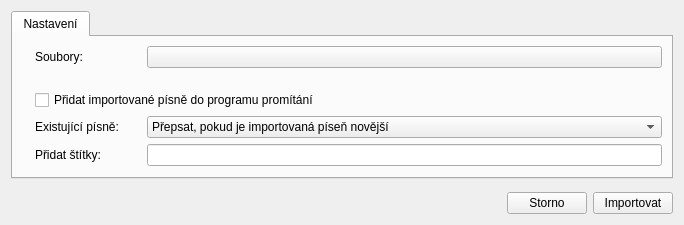
<?xml version="1.0" encoding="UTF-8"?>
<ui version="4.0">
 <class>OpenSongImportDialog</class>
 <widget class="QDialog" name="OpenSongImportDialog">
  <property name="windowModality">
   <enum>Qt::ApplicationModal</enum>
  </property>
  <property name="geometry">
   <rect>
    <x>0</x>
    <y>0</y>
    <width>684</width>
    <height>225</height>
   </rect>
  </property>
  <property name="windowTitle">
   <string>OpenSong import</string>
  </property>
  <property name="windowIcon">
   <iconset resource="../../res/resources.qrc">
    <normaloff>:/icons/16/OpenSong_16px.png</normaloff>:/icons/16/OpenSong_16px.png</iconset>
  </property>
  <layout class="QVBoxLayout" name="verticalLayout">
   <item>
    <widget class="QTabWidget" name="twGallery_2">
     <property name="sizePolicy">
      <sizepolicy hsizetype="Expanding" vsizetype="Preferred">
       <horstretch>0</horstretch>
       <verstretch>0</verstretch>
      </sizepolicy>
     </property>
     <property name="focusPolicy">
      <enum>Qt::NoFocus</enum>
     </property>
     <property name="currentIndex">
      <number>0</number>
     </property>
     <widget class="QWidget" name="tab_2">
      <attribute name="icon">
       <iconset resource="../../res/resources.qrc">
        <normaloff>:/icons/16/Settings_16px.png</normaloff>:/icons/16/Settings_16px.png</iconset>
      </attribute>
      <attribute name="title">
       <string>Nastavení</string>
      </attribute>
      <layout class="QGridLayout" name="gridLayout">
       <item row="3" column="0">
        <widget class="QLabel" name="label_2">
         <property name="pixmap">
          <pixmap resource="../../res/resources.qrc">:/icons/16/Sort By Modified Date_16px.png</pixmap>
         </property>
        </widget>
       </item>
       <item row="3" column="1">
        <widget class="QLabel" name="label_3">
         <property name="text">
          <string>Existující písně:</string>
         </property>
        </widget>
       </item>
       <item row="4" column="3">
        <widget class="SongTagsLineEdit" name="lnTags"/>
       </item>
       <item row="0" column="0">
        <widget class="QLabel" name="label_6">
         <property name="pixmap">
          <pixmap resource="../../res/resources.qrc">:/icons/16/Folder_16px.png</pixmap>
         </property>
        </widget>
       </item>
       <item row="2" column="1" colspan="3">
        <widget class="QCheckBox" name="cbAddToPlaylist">
         <property name="sizePolicy">
          <sizepolicy hsizetype="Expanding" vsizetype="Fixed">
           <horstretch>0</horstretch>
           <verstretch>0</verstretch>
          </sizepolicy>
         </property>
         <property name="text">
          <string>Přidat importované písně do programu promítání</string>
         </property>
        </widget>
       </item>
       <item row="0" column="1">
        <widget class="QLabel" name="label_7">
         <property name="text">
          <string>Soubory:</string>
         </property>
        </widget>
       </item>
       <item row="0" column="3">
        <widget class="QPushButton" name="btnSelectFiles">
         <property name="icon">
          <iconset resource="../../res/resources.qrc">
           <normaloff>:/icons/16/Open_16px.png</normaloff>:/icons/16/Open_16px.png</iconset>
         </property>
         <property name="autoDefault">
          <bool>false</bool>
         </property>
        </widget>
       </item>
       <item row="2" column="0">
        <widget class="QLabel" name="label">
         <property name="pixmap">
          <pixmap resource="../../res/resources.qrc">:/icons/16/Timeline_16px.png</pixmap>
         </property>
        </widget>
       </item>
       <item row="1" column="1">
        <spacer name="verticalSpacer_2">
         <property name="orientation">
          <enum>Qt::Vertical</enum>
         </property>
         <property name="sizeType">
          <enum>QSizePolicy::Fixed</enum>
         </property>
         <property name="sizeHint" stdset="0">
          <size>
           <width>20</width>
           <height>16</height>
          </size>
         </property>
        </spacer>
       </item>
       <item row="4" column="1">
        <widget class="QLabel" name="label_5">
         <property name="text">
          <string>Přidat štítky:</string>
         </property>
        </widget>
       </item>
       <item row="4" column="0">
        <widget class="QLabel" name="label_4">
         <property name="pixmap">
          <pixmap resource="../../res/resources.qrc">:/icons/16/Tags_16px.png</pixmap>
         </property>
        </widget>
       </item>
       <item row="3" column="2">
        <spacer name="horizontalSpacer_2">
         <property name="orientation">
          <enum>Qt::Horizontal</enum>
         </property>
         <property name="sizeType">
          <enum>QSizePolicy::Fixed</enum>
         </property>
         <property name="sizeHint" stdset="0">
          <size>
           <width>16</width>
           <height>20</height>
          </size>
         </property>
        </spacer>
       </item>
       <item row="3" column="3">
        <widget class="QComboBox" name="cmbConflictBehavior">
         <property name="sizePolicy">
          <sizepolicy hsizetype="Expanding" vsizetype="Fixed">
           <horstretch>0</horstretch>
           <verstretch>0</verstretch>
          </sizepolicy>
         </property>
         <property name="currentIndex">
          <number>1</number>
         </property>
         <property name="sizeAdjustPolicy">
          <enum>QComboBox::AdjustToContents</enum>
         </property>
         <item>
          <property name="text">
           <string>Nepřepisovat</string>
          </property>
         </item>
         <item>
          <property name="text">
           <string>Přepsat, pokud je importovaná píseň novější</string>
          </property>
         </item>
         <item>
          <property name="text">
           <string>Vždy přepsat</string>
          </property>
         </item>
        </widget>
       </item>
      </layout>
     </widget>
    </widget>
   </item>
   <item>
    <spacer name="verticalSpacer">
     <property name="orientation">
      <enum>Qt::Vertical</enum>
     </property>
     <property name="sizeHint" stdset="0">
      <size>
       <width>20</width>
       <height>2</height>
      </size>
     </property>
    </spacer>
   </item>
   <item>
    <layout class="QHBoxLayout" name="horizontalLayout_2">
     <item>
      <spacer name="horizontalSpacer">
       <property name="orientation">
        <enum>Qt::Horizontal</enum>
       </property>
       <property name="sizeType">
        <enum>QSizePolicy::Expanding</enum>
       </property>
       <property name="sizeHint" stdset="0">
        <size>
         <width>0</width>
         <height>20</height>
        </size>
       </property>
      </spacer>
     </item>
     <item>
      <widget class="QPushButton" name="btnClose">
       <property name="text">
        <string>Storno</string>
       </property>
       <property name="icon">
        <iconset resource="../../res/resources.qrc">
         <normaloff>:/icons/16/Delete_16px.png</normaloff>:/icons/16/Delete_16px.png</iconset>
       </property>
       <property name="autoDefault">
        <bool>false</bool>
       </property>
      </widget>
     </item>
     <item>
      <widget class="QPushButton" name="btnImport">
       <property name="text">
        <string>Importovat</string>
       </property>
       <property name="icon">
        <iconset resource="../../res/resources.qrc">
         <normaloff>:/icons/16/Import_16px.png</normaloff>:/icons/16/Import_16px.png</iconset>
       </property>
       <property name="autoDefault">
        <bool>false</bool>
       </property>
      </widget>
     </item>
    </layout>
   </item>
  </layout>
 </widget>
 <customwidgets>
  <customwidget>
   <class>SongTagsLineEdit</class>
   <extends>QLineEdit</extends>
   <header>wgt/songtagslineedit.h</header>
  </customwidget>
 </customwidgets>
 <tabstops>
  <tabstop>btnSelectFiles</tabstop>
  <tabstop>cbAddToPlaylist</tabstop>
  <tabstop>lnTags</tabstop>
  <tabstop>btnClose</tabstop>
  <tabstop>btnImport</tabstop>
 </tabstops>
 <resources>
  <include location="../../res/resources.qrc"/>
 </resources>
 <connections/>
</ui>
